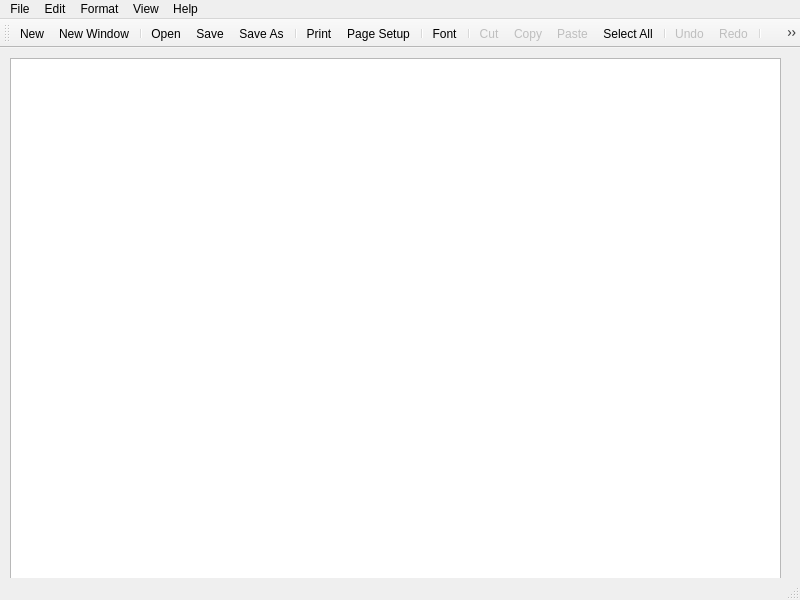
<?xml version="1.0" encoding="UTF-8"?>
<ui version="4.0">
 <class>Notepad</class>
 <widget class="QMainWindow" name="Notepad">
  <property name="geometry">
   <rect>
    <x>0</x>
    <y>0</y>
    <width>800</width>
    <height>600</height>
   </rect>
  </property>
  <property name="windowTitle">
   <string>Notepad</string>
  </property>
  <property name="windowIcon">
   <iconset resource="Resources.qrc">
    <normaloff>:/images/Icons/notepad.png</normaloff>:/images/Icons/notepad.png</iconset>
  </property>
  <widget class="QWidget" name="centralwidget">
   <widget class="QWidget" name="verticalLayoutWidget">
    <property name="geometry">
     <rect>
      <x>10</x>
      <y>10</y>
      <width>771</width>
      <height>531</height>
     </rect>
    </property>
    <layout class="QVBoxLayout" name="verticalLayout">
     <item>
      <widget class="QPlainTextEdit" name="plainTextEdit">
       <property name="font">
        <font>
         <family>Consolas</family>
         <pointsize>11</pointsize>
        </font>
       </property>
      </widget>
     </item>
    </layout>
   </widget>
  </widget>
  <widget class="QMenuBar" name="menubar">
   <property name="enabled">
    <bool>true</bool>
   </property>
   <property name="geometry">
    <rect>
     <x>0</x>
     <y>0</y>
     <width>800</width>
     <height>21</height>
    </rect>
   </property>
   <widget class="QMenu" name="menuFile">
    <property name="title">
     <string>File</string>
    </property>
    <addaction name="actionNew"/>
    <addaction name="actionNew_Window"/>
    <addaction name="actionOpen"/>
    <addaction name="actionSave"/>
    <addaction name="actionSave_As"/>
    <addaction name="separator"/>
    <addaction name="actionPage_Setup"/>
    <addaction name="actionPrint"/>
    <addaction name="separator"/>
    <addaction name="actionExit"/>
   </widget>
   <widget class="QMenu" name="menuEdit">
    <property name="title">
     <string>Edit</string>
    </property>
    <addaction name="actionUndo"/>
    <addaction name="actionRedo"/>
    <addaction name="separator"/>
    <addaction name="actionCut"/>
    <addaction name="actionCopy"/>
    <addaction name="actionPaste"/>
    <addaction name="actionDelete"/>
    <addaction name="separator"/>
    <addaction name="actionSearch_with_Google"/>
    <addaction name="actionFind"/>
    <addaction name="actionFind_Next"/>
    <addaction name="actionFind_Previous"/>
    <addaction name="actionReplace"/>
    <addaction name="actionGo_To"/>
    <addaction name="separator"/>
    <addaction name="actionSelect_All"/>
    <addaction name="actionTime_Date"/>
   </widget>
   <widget class="QMenu" name="menuFormat">
    <property name="title">
     <string>Format</string>
    </property>
    <addaction name="actionWord_Wrap"/>
    <addaction name="actionFont"/>
   </widget>
   <widget class="QMenu" name="menuView">
    <property name="title">
     <string>View</string>
    </property>
    <widget class="QMenu" name="menuZoom">
     <property name="title">
      <string>Zoom</string>
     </property>
     <addaction name="actionZoom_In"/>
     <addaction name="actionZoom_Out"/>
     <addaction name="actionRestore_Default_Zoom"/>
    </widget>
    <addaction name="menuZoom"/>
    <addaction name="actionStatus_Bar"/>
   </widget>
   <widget class="QMenu" name="menuHelp">
    <property name="title">
     <string>Help</string>
    </property>
    <addaction name="actionView_Help"/>
    <addaction name="actionSend_Feedback"/>
    <addaction name="separator"/>
    <addaction name="actionABout_Notepad"/>
   </widget>
   <addaction name="menuFile"/>
   <addaction name="menuEdit"/>
   <addaction name="menuFormat"/>
   <addaction name="menuView"/>
   <addaction name="menuHelp"/>
  </widget>
  <widget class="QStatusBar" name="statusbar"/>
  <widget class="QToolBar" name="toolBar">
   <property name="enabled">
    <bool>true</bool>
   </property>
   <property name="windowTitle">
    <string>toolBar</string>
   </property>
   <attribute name="toolBarArea">
    <enum>TopToolBarArea</enum>
   </attribute>
   <attribute name="toolBarBreak">
    <bool>false</bool>
   </attribute>
   <addaction name="actionNew"/>
   <addaction name="actionNew_Window"/>
   <addaction name="separator"/>
   <addaction name="actionOpen"/>
   <addaction name="actionSave"/>
   <addaction name="actionSave_As"/>
   <addaction name="separator"/>
   <addaction name="actionPrint"/>
   <addaction name="actionPage_Setup"/>
   <addaction name="separator"/>
   <addaction name="actionFont"/>
   <addaction name="separator"/>
   <addaction name="actionCut"/>
   <addaction name="actionCopy"/>
   <addaction name="actionPaste"/>
   <addaction name="actionSelect_All"/>
   <addaction name="separator"/>
   <addaction name="actionUndo"/>
   <addaction name="actionRedo"/>
   <addaction name="separator"/>
   <addaction name="actionSearch_with_Google"/>
   <addaction name="separator"/>
   <addaction name="actionFind"/>
   <addaction name="actionReplace"/>
   <addaction name="separator"/>
   <addaction name="actionZoom_In"/>
   <addaction name="actionZoom_Out"/>
   <addaction name="separator"/>
   <addaction name="actionExit"/>
   <addaction name="separator"/>
  </widget>
  <action name="actionNew">
   <property name="icon">
    <iconset resource="Resources.qrc">
     <normaloff>:/images/Icons/new.png</normaloff>:/images/Icons/new.png</iconset>
   </property>
   <property name="text">
    <string>New</string>
   </property>
   <property name="shortcut">
    <string>Ctrl+N</string>
   </property>
  </action>
  <action name="actionOpen">
   <property name="icon">
    <iconset resource="Resources.qrc">
     <normaloff>:/images/Icons/open.png</normaloff>:/images/Icons/open.png</iconset>
   </property>
   <property name="text">
    <string>Open...</string>
   </property>
   <property name="shortcut">
    <string>Ctrl+O</string>
   </property>
  </action>
  <action name="actionPrint">
   <property name="icon">
    <iconset>
     <normalon>:/images/Icons/print.png</normalon>
    </iconset>
   </property>
   <property name="text">
    <string>Print...</string>
   </property>
   <property name="shortcut">
    <string>Ctrl+P</string>
   </property>
  </action>
  <action name="actionExit">
   <property name="icon">
    <iconset resource="Resources.qrc">
     <normaloff>:/images/Icons/exit.png</normaloff>:/images/Icons/exit.png</iconset>
   </property>
   <property name="text">
    <string>Exit</string>
   </property>
   <property name="shortcut">
    <string>Esc</string>
   </property>
  </action>
  <action name="actionCopy">
   <property name="enabled">
    <bool>false</bool>
   </property>
   <property name="icon">
    <iconset>
     <normalon>:/images/Icons/copy.png</normalon>
    </iconset>
   </property>
   <property name="text">
    <string>Copy</string>
   </property>
   <property name="shortcut">
    <string>Ctrl+C</string>
   </property>
  </action>
  <action name="actionPaste">
   <property name="enabled">
    <bool>false</bool>
   </property>
   <property name="icon">
    <iconset>
     <normalon>:/images/Icons/paste.png</normalon>
    </iconset>
   </property>
   <property name="text">
    <string>Paste</string>
   </property>
   <property name="shortcut">
    <string>Ctrl+V</string>
   </property>
  </action>
  <action name="actionCut">
   <property name="enabled">
    <bool>false</bool>
   </property>
   <property name="icon">
    <iconset>
     <normalon>:/images/Icons/cut.png</normalon>
    </iconset>
   </property>
   <property name="text">
    <string>Cut</string>
   </property>
   <property name="shortcut">
    <string>Ctrl+X</string>
   </property>
  </action>
  <action name="actionUndo">
   <property name="enabled">
    <bool>false</bool>
   </property>
   <property name="icon">
    <iconset>
     <normalon>:/images/Icons/undo.png</normalon>
    </iconset>
   </property>
   <property name="text">
    <string>Undo</string>
   </property>
   <property name="shortcut">
    <string>Ctrl+Z</string>
   </property>
  </action>
  <action name="actionRedo">
   <property name="enabled">
    <bool>false</bool>
   </property>
   <property name="icon">
    <iconset>
     <normalon>:/images/Icons/redo.png</normalon>
    </iconset>
   </property>
   <property name="text">
    <string>Redo</string>
   </property>
   <property name="shortcut">
    <string>Ctrl+Y</string>
   </property>
  </action>
  <action name="actionSave">
   <property name="icon">
    <iconset resource="Resources.qrc">
     <normaloff>:/images/Icons/save.png</normaloff>:/images/Icons/save.png</iconset>
   </property>
   <property name="text">
    <string>Save</string>
   </property>
   <property name="shortcut">
    <string>Ctrl+S</string>
   </property>
  </action>
  <action name="actionSave_As">
   <property name="icon">
    <iconset resource="Resources.qrc">
     <normaloff>:/images/Icons/saveas.png</normaloff>:/images/Icons/saveas.png</iconset>
   </property>
   <property name="text">
    <string>Save As...</string>
   </property>
   <property name="shortcut">
    <string>Ctrl+Shift+S</string>
   </property>
  </action>
  <action name="actionPage_Setup">
   <property name="icon">
    <iconset resource="Resources.qrc">
     <normaloff>:/images/Icons/pagesetup.png</normaloff>:/images/Icons/pagesetup.png</iconset>
   </property>
   <property name="text">
    <string>Page Setup...</string>
   </property>
  </action>
  <action name="actionNew_Window">
   <property name="icon">
    <iconset resource="Resources.qrc">
     <normaloff>:/images/Icons/new-window.png</normaloff>:/images/Icons/new-window.png</iconset>
   </property>
   <property name="text">
    <string>New Window</string>
   </property>
   <property name="shortcut">
    <string>Ctrl+Shift+N</string>
   </property>
  </action>
  <action name="actionABout_Notepad">
   <property name="icon">
    <iconset resource="Resources.qrc">
     <normaloff>:/images/Icons/about.png</normaloff>:/images/Icons/about.png</iconset>
   </property>
   <property name="text">
    <string>About Notepad</string>
   </property>
  </action>
  <action name="actionView_Help">
   <property name="icon">
    <iconset resource="Resources.qrc">
     <normaloff>:/images/Icons/help.png</normaloff>:/images/Icons/help.png</iconset>
   </property>
   <property name="text">
    <string>View Help</string>
   </property>
  </action>
  <action name="actionSend_Feedback">
   <property name="icon">
    <iconset resource="Resources.qrc">
     <normaloff>:/images/Icons/feedback.png</normaloff>:/images/Icons/feedback.png</iconset>
   </property>
   <property name="text">
    <string>Send Feedback</string>
   </property>
  </action>
  <action name="actionZoom_In">
   <property name="icon">
    <iconset resource="Resources.qrc">
     <normaloff>:/images/Icons/zoom-in.png</normaloff>:/images/Icons/zoom-in.png</iconset>
   </property>
   <property name="text">
    <string>Zoom In</string>
   </property>
   <property name="shortcut">
    <string>Ctrl+=</string>
   </property>
  </action>
  <action name="actionZoom_Out">
   <property name="icon">
    <iconset resource="Resources.qrc">
     <normaloff>:/images/Icons/zoom-out.png</normaloff>:/images/Icons/zoom-out.png</iconset>
   </property>
   <property name="text">
    <string>Zoom Out</string>
   </property>
   <property name="shortcut">
    <string>Ctrl+-</string>
   </property>
  </action>
  <action name="actionRestore_Default_Zoom">
   <property name="text">
    <string>Restore Default Zoom</string>
   </property>
   <property name="shortcut">
    <string>Ctrl+0</string>
   </property>
  </action>
  <action name="actionStatus_Bar">
   <property name="checkable">
    <bool>true</bool>
   </property>
   <property name="checked">
    <bool>true</bool>
   </property>
   <property name="text">
    <string>Status Bar</string>
   </property>
  </action>
  <action name="actionWord_Wrap">
   <property name="checkable">
    <bool>true</bool>
   </property>
   <property name="checked">
    <bool>true</bool>
   </property>
   <property name="text">
    <string>Word Wrap</string>
   </property>
  </action>
  <action name="actionFont">
   <property name="icon">
    <iconset resource="Resources.qrc">
     <normaloff>:/images/Icons/font.png</normaloff>:/images/Icons/font.png</iconset>
   </property>
   <property name="text">
    <string>Font...</string>
   </property>
  </action>
  <action name="actionDelete">
   <property name="enabled">
    <bool>false</bool>
   </property>
   <property name="text">
    <string>Delete</string>
   </property>
   <property name="shortcut">
    <string>Del</string>
   </property>
  </action>
  <action name="actionFind">
   <property name="icon">
    <iconset resource="Resources.qrc">
     <normaloff>:/images/Icons/find.png</normaloff>:/images/Icons/find.png</iconset>
   </property>
   <property name="text">
    <string>Find...</string>
   </property>
   <property name="shortcut">
    <string>Ctrl+F</string>
   </property>
  </action>
  <action name="actionFind_Next">
   <property name="text">
    <string>Find Next</string>
   </property>
   <property name="shortcut">
    <string>F3</string>
   </property>
  </action>
  <action name="actionFind_Previous">
   <property name="text">
    <string>Find Previous</string>
   </property>
   <property name="shortcut">
    <string>Shift+F3</string>
   </property>
  </action>
  <action name="actionReplace">
   <property name="icon">
    <iconset resource="Resources.qrc">
     <normaloff>:/images/Icons/replace.png</normaloff>:/images/Icons/replace.png</iconset>
   </property>
   <property name="text">
    <string>Replace...</string>
   </property>
   <property name="shortcut">
    <string>Ctrl+H</string>
   </property>
  </action>
  <action name="actionGo_To">
   <property name="text">
    <string>Go To...</string>
   </property>
   <property name="shortcut">
    <string>Ctrl+G</string>
   </property>
  </action>
  <action name="actionSearch_with_Google">
   <property name="enabled">
    <bool>false</bool>
   </property>
   <property name="icon">
    <iconset resource="Resources.qrc">
     <normaloff>:/images/Icons/google.png</normaloff>:/images/Icons/google.png</iconset>
   </property>
   <property name="text">
    <string>Search with Google...</string>
   </property>
   <property name="shortcut">
    <string>Ctrl+E</string>
   </property>
  </action>
  <action name="actionSelect_All">
   <property name="icon">
    <iconset resource="Resources.qrc">
     <normaloff>:/images/Icons/select-all.png</normaloff>:/images/Icons/select-all.png</iconset>
   </property>
   <property name="text">
    <string>Select All</string>
   </property>
   <property name="shortcut">
    <string>Ctrl+A</string>
   </property>
  </action>
  <action name="actionTime_Date">
   <property name="text">
    <string>Time/Date</string>
   </property>
   <property name="shortcut">
    <string>F5</string>
   </property>
  </action>
 </widget>
 <resources>
  <include location="Resources.qrc"/>
 </resources>
 <connections/>
</ui>
